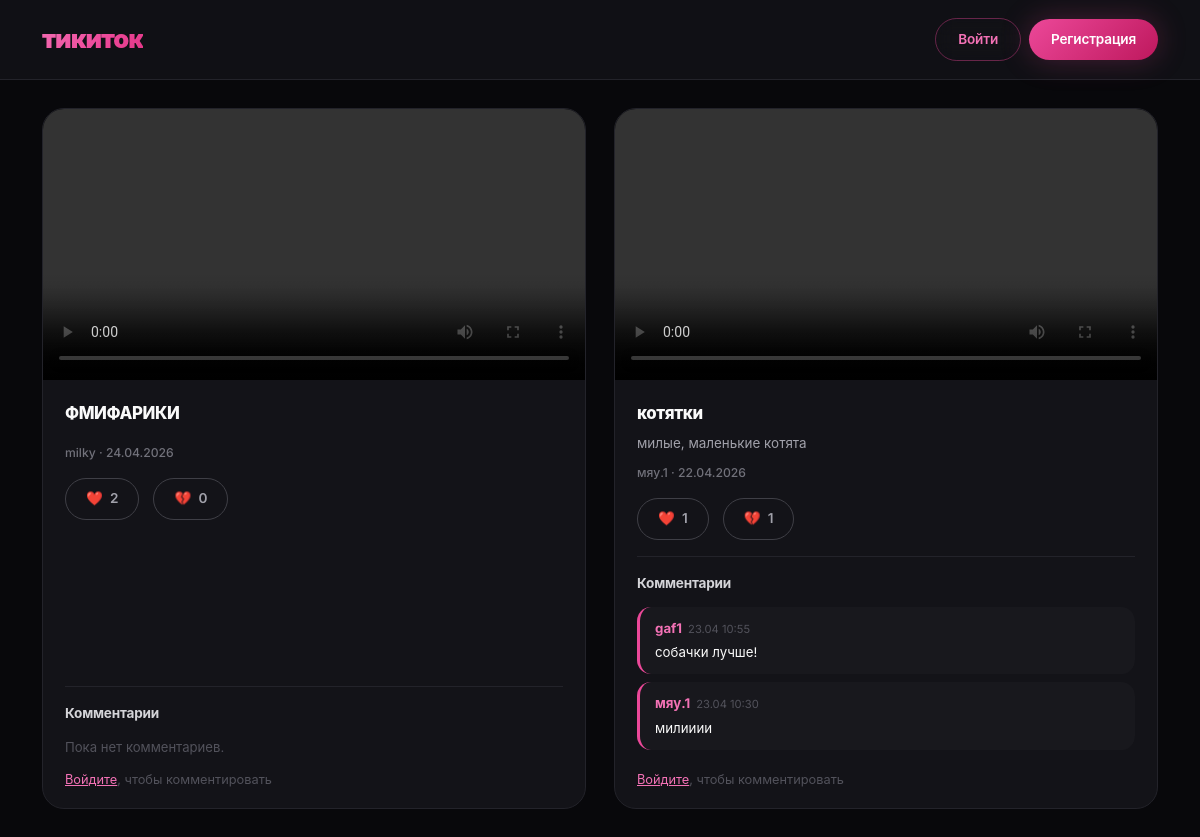
/, run on an earlier commit of the app's database.
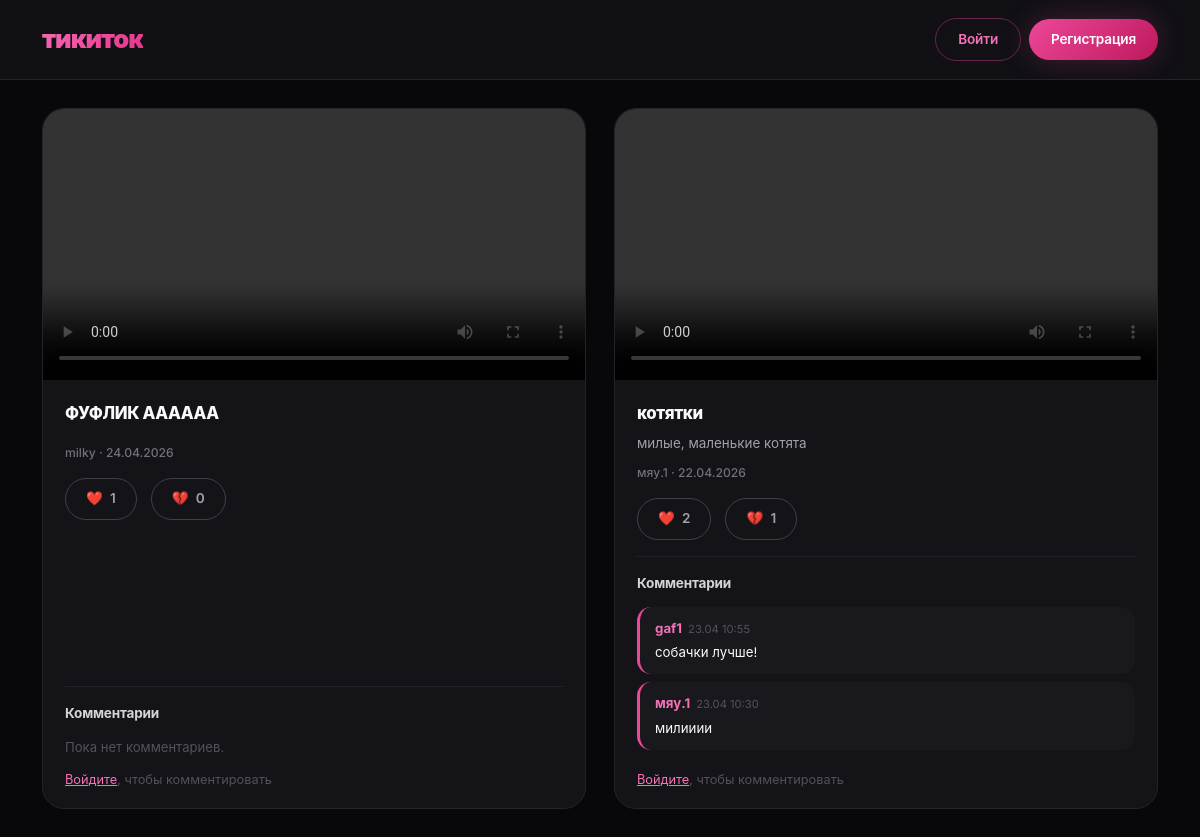
And on a later commit of the database.
### videos/models.py (models this page shows, shortened)
class Video(models.Model):
    author = models.ForeignKey(User, on_delete=models.CASCADE, verbose_name="Автор")
    title = models.CharField(max_length=100, verbose_name="Название")
    description = models.TextField(blank=True, verbose_name="Описание")
    video_file = models.FileField(upload_to='videos/', verbose_name="Файл видео")
    thumbnail = models.ImageField(upload_to='thumbnails/', blank=True, null=True, verbose_name="Превью")
    created_at = models.DateTimeField(auto_now_add=True, verbose_name="Дата загрузки")
    likes = models.IntegerField(default=0, verbose_name="Лайки")
    dislikes = models.IntegerField(default=0, verbose_name="Дизлайки")
    is_blocked = models.BooleanField(default=False, verbose_name="Заблокировано")
    block_reason = models.CharField(max_length=200, blank=True, null=True, verbose_name="Причина блокировки")
    class Meta:
        verbose_name = "Видео"
        verbose_name_plural = "Видео"
        ordering = ['-created_at']

class Comment(models.Model):
    video = models.ForeignKey(Video, on_delete=models.CASCADE, related_name='comments')
    author = models.ForeignKey(User, on_delete=models.CASCADE)
    text = models.TextField(max_length=500, verbose_name="Комментарий")
    created_at = models.DateTimeField(auto_now_add=True)
    class Meta:
        ordering = ['-created_at']  # Новые сверху
        verbose_name = "Комментарий"
        verbose_name_plural = "Комментарии"

### videos/views.py (the view)
# urls.py: path('', views.video_list, name='home'),
def video_list(request):
    videos = Video.objects.filter(is_blocked=False)
    comment_form = CommentForm()
    return render(request, 'videos/video_list.html', {
        'videos': videos,
        'comment_form': comment_form
    })

### videos/templates/videos/video_list.html (shortened to what the changed rows need)
{% load static %}
<!DOCTYPE html>
<html lang="ru">
<head>
    <link href="https://cdn.jsdelivr.net/npm/bootstrap@5.3.0/dist/css/bootstrap.min.css" rel="stylesheet">
</head>
<body>
    <div class="container">
        <div class="video-grid">
            {% for video in videos %}
                <div class="video-card" id="video-{{ video.id }}" data-tilt>
                    <div class="video-thumb" style="position: relative; cursor: pointer;" onclick="this.querySelector('video').style.display='block'; this.querySelector('img').style.display='none'; this.querySelector('video').play();">
    {% if video.thumbnail %}
       <img src="{{ video.thumbnail.url }}" alt="{{ video.title }}" style="width: 100%; height: 100%; object-fit: cover; display: block;">
        <video controls data-video style="width: 100%; height: 100%; object-fit: contain; display: none;" onpause="this.style.display='none'; this.parentElement.querySelector('img').style.display='block';">
            <source src="{{ video.video_file.url }}" type="video/mp4">
        </video>
    {% else %}
        <video controls data-video style="width: 100%; height: 100%; object-fit: contain;">
            <source src="{{ video.video_file.url }}" type="video/mp4">
        </video>
    {% endif %}
</div>
                    <div class="video-body">
                        <div class="video-title">{{ video.title }}</div>
                        <div class="video-desc">{{ video.description|truncatechars:120 }}</div>
                        <div class="video-meta">{{ video.author.username }} &middot; {{ video.created_at|date:"d.m.Y" }}</div>
                        <div class="actions">
                            <button class="btn-like" onclick="sendLike({{ video.id }}, true)">
                                &#10084;&#65039; <span id="likes-count-{{ video.id }}">{{ video.likes }}</span>
                            </button>
                            <button class="btn-dislike" onclick="sendLike({{ video.id }}, false)">
                                &#128148; <span id="dislikes-count-{{ video.id }}">{{ video.dislikes }}</span>
                            </button>
                        </div>
                        <div class="comments-section">
                            <div class="comments-title">Комментарии</div>
                            <div class="comments-list" id="comments-{{ video.id }}">
                                {% for comment in video.comments.all %}
                                    <div class="comment-bubble">
                                        <strong>{{ comment.author.username }}</strong><span class="comment-time">{{ comment.created_at|date:"d.m H:i" }}</span>
                                        <div style="margin-top: 3px;">{{ comment.text }}</div>
                                    </div>
                                {% empty %}
                                    <div style="font-size: 0.82rem; color: #52525b;">Пока нет комментариев.</div>
                                {% endfor %}
                            </div>
                            {% if user.is_authenticated %}
                                <form class="comment-form" onsubmit="sendComment(event, {{ video.id }})">
                                    {% csrf_token %}
                                    <input type="text" name="text" maxlength="500" placeholder="Написать комментарий..." required>
                                    <button type="submit">Жмяк</button>
                                </form>
                            {% else %}
                                <div style="font-size: 0.8rem; color: #52525b;">
                                    <a href="{% url 'login' %}" style="color: #f472b6;">Войдите</a>, чтобы комментировать
                                </div>
                            {% endif %}
                        </div>
                    </div>
                </div>
            {% empty %}
                <div class="empty-state">
                    <p>Пока нет видео.</p>
                    <a href="{% url 'upload' %}">Загрузить первое</a>
                </div>
            {% endfor %}
        </div>
    </div>
</body>
</html>

What changed in the data, as far as the page shows it:
removed Video: title "ФМИФАРИКИ", author.username "milky", created_at "24.04.2026", likes "2", dislikes "0"
added Video: title "ФУФЛИК АААААА", author.username "milky", created_at "24.04.2026", likes "1", dislikes "0"
changed Video "котятки": likes "1" → "2"
